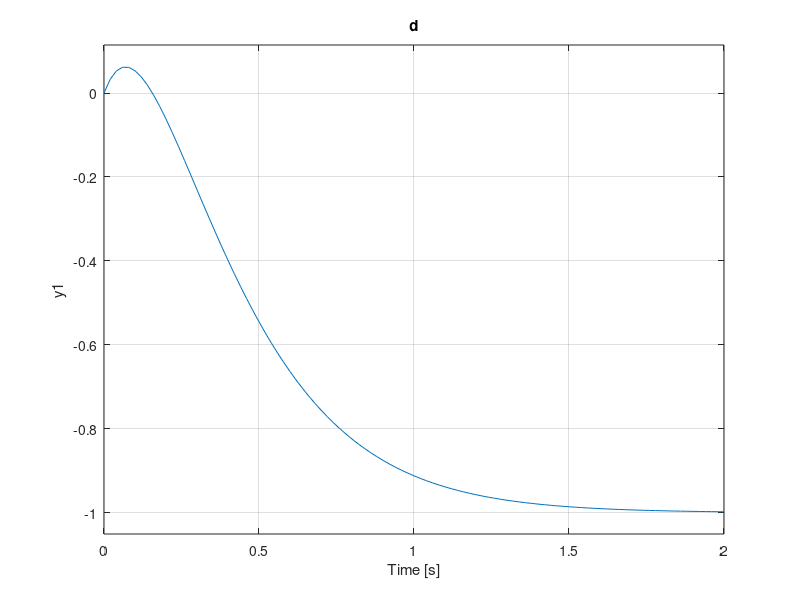

Write the MATLAB code that produced this figure.
subplot(1,3,1)
G1 = tf(2 , [1 20]);
step(G1);
title('a')
subplot(1,3,2)
G2 = tf(0.2 , [1 2]);
step(G2);
title('b')
subplot(1,3,3)
G3 = tf(20 , [1 2 100]);
step(G3)
title('c')
%%
subplot(1,4,1)
G1 = tf(2 , [1 9 20]);
step(G1);
title('a')
subplot(1,4,2)
G2 = tf([-0.2 2] , [1 9 20]);
step(G2);
title('b')
subplot(1,4,3)
G3 = tf([-20 2] , [1 9 20]);
step(G3)
title('c')
subplot(1,4,4)
G4 = tf([2 -20] , [1 9 20]);
step(G4)
title('d')
%%
